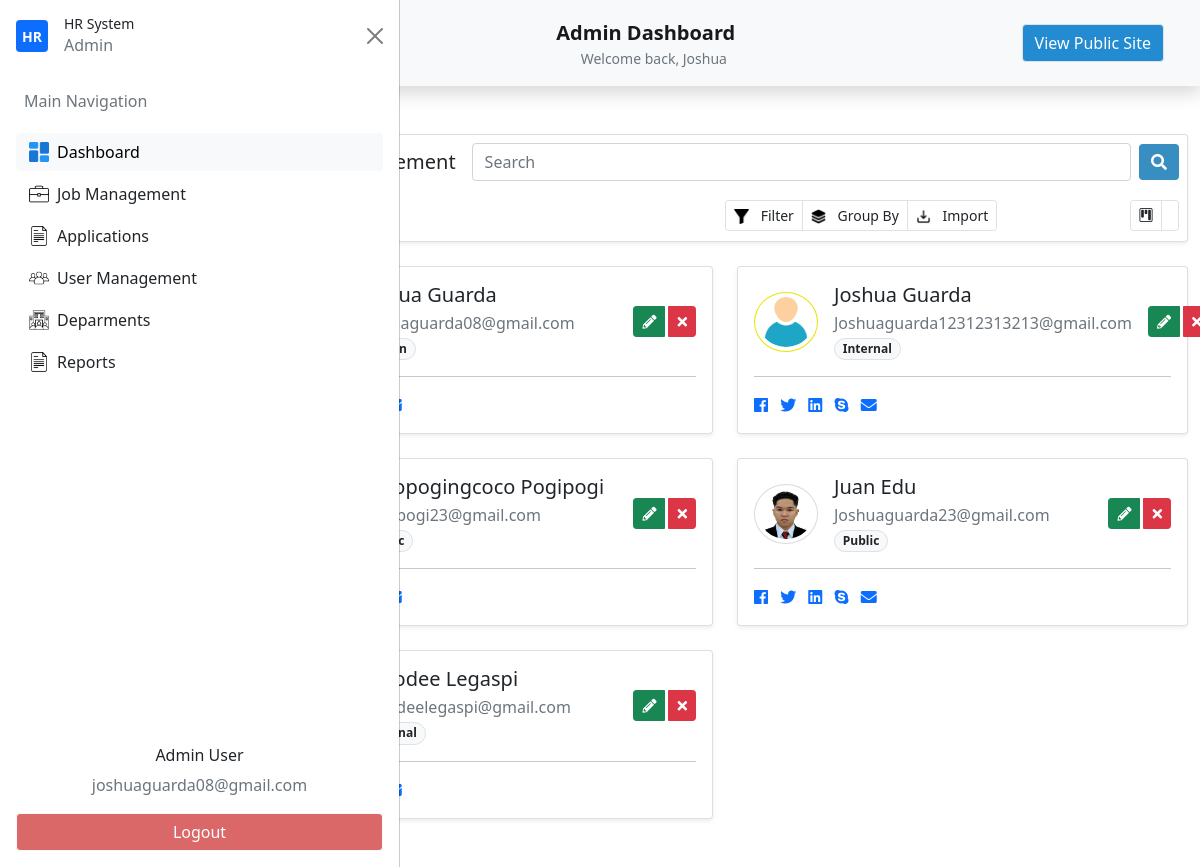
Screenshot of /admin-users-management/ (signed in) with the database file from the repository.
### my_app/models.py (models this page shows, shortened)
class Usertype(db.Model):
    id = db.Column(db.Integer(),primary_key=True)
    name=db.Column(db.String(length=30),unique=True,nullable=False)
    user_type=db.relationship('Users',backref='desig_user',lazy=True)
    def __str__(self):
        return self.name

class Users(db.Model,UserMixin):
    id = db.Column(db.Integer(),primary_key=True)
    firstname=db.Column(db.String(length=30),nullable=False)
    lastname=db.Column(db.String(length=30),nullable=False)
    email_address=db.Column(db.String(length=50),nullable=False,unique=True)
    password_hash=db.Column(db.String(length=30),nullable=False)
    address_1 = db.Column(db.String(length=100),nullable=True)
    address_2 = db.Column(db.String(length=100),nullable=True)
    zipcode = db.Column(db.Integer(),nullable=True)
    mobile_number = db.Column(db.String(length=11),nullable=True)
    phone_number = db.Column(db.String(length=8),nullable=True)
    profile_picture =db.Column(db.String(),nullable=True)
    department_id =db.Column(db.Integer(),db.ForeignKey('department.id'))
    department = db.relationship('Department')
    user_type_id = db.Column(db.Integer(),db.ForeignKey('usertype.id'))
    user_type = db.relationship('Usertype')
    brgy_id = db.Column(db.Integer(),db.ForeignKey('barangay.id'))
    barangay = db.relationship('Barangay')
    munci_id = db.Column(db.Integer(),db.ForeignKey('municipality.id'))
    municipality = db.relationship('Municipality')
    prov_id = db.Column(db.Integer(),db.ForeignKey('province.id'))
    province= db.relationship('Province')
    creation_date = db.Column(db.Date(),nullable=False)
    write_date =  db.Column(db.Date(),nullable=False)
    @property
    def password(self):
        raise AttributeError("Password is write-only.")

### my_app/routes.py (the view)
@app.route('/admin-users-management/')
@login_required
def admin_dashboard_manage_users():
    users=Users.query.all()
    return render_template("admin/admin_users_management.html",show_navbar=False, users=users)

### my_app/models.py (called while the page is built)
@login_manager.user_loader
def load_user(user_id):
    return Users.query.get(int(user_id))

### my_app/templates/admin/admin_users_management.html (shortened to what this page needs)
{% extends "admin/admin_dashboard.html"%}
{% block nav%}
<li class="nav-item">
    <button id="nav-btn" type="button" class="btn btn-light fw-normal border" onclick="location.href='{{ url_for('home_page') }}'">
    View Public Site
    </button>
</li>
{% endblock%}
{% block section %}
<section id="UsersManagement">
    <div class="container py-5">
        <div class="row mb-4">
            <div class="col-12">
                <div class="card shadow-sm">
                    <div class="card-body p-2">
                        <div class="d-flex align-items-center justify-content-between gap-3 flex-wrap">
                            <h5 class="mb-0">Users Management</h5>
                            <div class="d-flex align-items-center gap-2 flex-grow-1">
                                <input type="text" class="form-control" placeholder="Search" style="min-width: 0;">
                                <button class="btn btn-primary" type="button">
                                <i class="fas fa-search"></i>
                                </button>
                            </div>
                        </div>
                        <div class="d-flex justify-content-between align-items-center mt-3 flex-wrap">
                            <button type="button" class="btn btn-primary d-none d-md-block">Create New</button>
                            <div class="d-none d-md-flex justify-content-between w-50">
                                <div class="btn-group" role="group" aria-label="Basic outlined example">
                                    <button type="button" class="btn btn-sm btn-outline-secondary text-dark border">
                                        <img src="{{ url_for('static', filename='builtin/icons/filter.png') }}" width="15">
                                        <span class="ms-2">Filter</span>
                                    </button>
                                    <button type="button" class="btn btn-sm btn-outline-secondary text-dark border">
                                        <img src="{{ url_for('static', filename='builtin/icons/layer.png') }}" width="15">
                                        <span class="ms-2">Group By</span>
                                    </button>
                                    <button type="button" class="btn btn-sm btn-outline-secondary text-dark border">
                                        <img src="{{ url_for('static', filename='builtin/icons/import.png') }}" width="15">
                                        <span class="ms-2">Import</span>
                                    </button>
                                </div>
                                <div class="btn-group" role="group" aria-label="Basic outlined example">
                                    <button type="button" class="btn btn-sm btn-outline-secondary text-dark border">
                                        <i class="bi bi-kanban"></i>
                                    </button>
                                    <button type="button" class="btn btn-sm btn-outline-secondary text-dark border">
                                    </button>
                                </div>
                            </div>
                        </div>
                    </div>
                </div>
            </div>
        </div>
        <div class="row row-cols-1 row-cols-lg-2 g-4">
            {% for user in users %}
            <div class="col">
                <div class="card shadow-sm">
                    <div class="card-body">
                        <div class="d-flex align-items-center justify-content-between">
                            <div class="d-flex align-items-center">
                                <img src="
                                {{ url_for('static', filename='uploads/avatars/' ~ user.profile_picture)
                                if user.profile_picture
                                else
                                url_for('static', filename='builtin/icons/person.png') }}"
                                onerror="this.onerror=null; this.src='{{ url_for('static', filename='builtin/icons/person.png') }}';"
                                class="rounded-circle mr-4 p-1" style="border: 1px solid {{user.department.color if user.department.color else '#dcdbdb'}}; " width="64" height="60">
                                <div class="px-3">
                                    <h5 class="mb-1 ">{{user.firstname|capitalize}} {{user.lastname|capitalize}}</h5>
                                    <p class="text-muted mb-0">{{user.email_address|capitalize}}</p>
                                    <p class="text-muted mb-0"><span class="badge border rounded-pill bg-light text-dark">{{user.user_type|capitalize}}</span></p>
                                </div>
                            </div>
                            <div class="btn-group gap-1">
                                <a href="#" class="btn btn-success btn-sm" data-bs-toggle="tooltip" data-bs-placement="top" title="Edit">
                                    <i class="fas fa-pencil-alt"></i>
                                </a>
                                <a href="#" class="btn btn-danger btn-sm" data-bs-toggle="tooltip" data-bs-placement="top" title="Delete">
                                    <i class="fas fa-times"></i>
                                </a>
                            </div>
                        </div>
                        <hr>
                        <ul class="list-inline mb-0">
                            <li class="list-inline-item">
                                <a href="#" data-bs-toggle="tooltip" data-bs-placement="top" title="Facebook"><i class="fab fa-facebook"></i></a>
                            </li>
                            <li class="list-inline-item">
                                <a href="#" data-bs-toggle="tooltip" data-bs-placement="top" title="Twitter"><i class="fab fa-twitter"></i></a>
                            </li>
                            <li class="list-inline-item">
                                <a href="#" data-bs-toggle="tooltip" data-bs-placement="top" title="LinkedIn"><i class="fab fa-linkedin"></i></a>
                            </li>
                            <li class="list-inline-item">
                                <a href="#" data-bs-toggle="tooltip" data-bs-placement="top" title="Skype"><i class="fab fa-skype"></i></a>
                            </li>
                            <li class="list-inline-item">
                                <a href="#" data-bs-toggle="tooltip" data-bs-placement="top" title="Message"><i class="fas fa-envelope"></i></a>
                            </li>
                        </ul>
                    </div>
                </div>
            </div>
            {% endfor %}
        </div>
    </div>
</section>
{% endblock%}

### my_app/templates/admin/admin_dashboard.html (shortened to what this page needs)
{% extends "dashboard/base_dashboard.html"%}

### my_app/templates/dashboard/base_dashboard.html (shortened to what this page needs)
{% extends "base.html"%}
{% block content %}
    <nav class="navbar navbar-expand-lg navbar-light bg-light shadow p-4">
        <div class="container">
            {% if current_user.user_type.name=='admin' or current_user.user_type.name=='internal'%}
                <div class="d-flex w-100 justify-content-between align-items-center position-relative">
                    <button class="btn btn-light d-flex justify-content-center align-items-center p-2 dashboard_side_btn" type="button" data-bs-toggle="offcanvas" data-bs-target="#offcanvasScrolling" aria-controls="offcanvasScrolling">
                    </button>
                    <div class="position-absolute start-50 translate-middle-x text-center">
                        <a class="navbar-brand fw-bold mb-0" href="{{ url_for('admin_dashboard') }}">
                            <span>{{ current_user.user_type|capitalize }}</span> Dashboard
                        </a>
                        <div class="text-muted small">Welcome back, {{ current_user.firstname|capitalize }}</div>
                    </div>
                </div>
            {% endif %}
            <div class="collapse navbar-collapse text-end text-nowrap" id="navbarNavAltMarkup">
                <ul class="navbar-nav ms-auto gap-2 ">
                    {% block nav%}
                    {% endblock%}
                </ul>
            </div>
        </div>
    </nav>
    {% if current_user.user_type.name=='admin' or current_user.user_type.name=='internal'%}
    <div class="offcanvas offcanvas-start" data-bs-scroll="true" data-bs-backdrop="false" tabindex="-1" id="offcanvasScrolling" aria-labelledby="offcanvasScrollingLabel">
        <div class="offcanvas-header">
            <div class="d-flex align-items-center gap-2">
                <div class="d-flex align-items-center justify-content-center bg-primary rounded me-2" style="width: 2rem; height: 2rem;">
                    <span class="text-white fw-bold small">HR</span>
                </div>
                <div id="hr-details">
                    <h2 class="fw-semibold small mb-0">HR System</h2>
                    <p class="text-muted text-xs mb-0">{{ current_user.user_type|capitalize }}</p>
                </div>
            </div>
            <button type="button" class="btn-close text-reset" data-bs-dismiss="offcanvas" aria-label="Close"></button>
        </div>
        <div class="offcanvas-body ">
            <ul class="nav flex-column gap-1">
                <li class="nav-item">
                    <p class="text-muted text-start px-2">Main Navigation</p>
                </li>
                <li class="nav-item">
                    <button class="btn btn-light w-100 text-start d-flex align-items-center dashboard_side_btn" onclick="location.href='{{ url_for('admin_dashboard') }}'" >
                        <img src="{{ url_for('static', filename='builtin/icons/dashboard.png') }}" width="20" class="me-2">
                        Dashboard
                    </button>
                </li>
                <li class="nav-item">
                   <button class="btn  w-100 text-start d-flex align-items-center dashboard_side_btn">
                         <img src="{{ url_for('static', filename='builtin/icons/briefcase.png') }}" width="20" class="me-2">
                        Job Management
                    </button>
                </li>
                <li class="nav-item">
                    <button class="btn  w-100 text-start d-flex align-items-center dashboard_side_btn">
                         <img src="{{ url_for('static', filename='builtin/icons/file.png') }}" width="20" class="me-2">
                        Applications
                    </button>
                </li>
                <li class="nav-item">
                   <button class="btn  w-100 text-start d-flex align-items-center dashboard_side_btn" onclick="location.href='{{ url_for('admin_dashboard_manage_users') }}'">
                        <img src="{{ url_for('static', filename='builtin/icons/group.png') }}" width="20" class="me-2">
                        User Management
                    </button>
                </li>
                <li class="nav-item">
                   <button class="btn  w-100 text-start d-flex align-items-center dashboard_side_btn">
                         <img src="{{ url_for('static', filename='builtin/icons/corporation.png') }}" width="20" class="me-2">
                        Deparments
                    </button>
                </li>
                <li class="nav-item">
                   <button class="btn  w-100 text-start d-flex align-items-center dashboard_side_btn">
                         <img src="{{ url_for('static', filename='builtin/icons/file.png') }}" width="20" class="me-2">
                        Reports
                    </button>
                </li>
            </ul>
        </div>
        <div class="offcanvas-footer p-3">
            <div class="text-center">
                <h6>{{current_user.user_type|capitalize}} User</h6>
                <p class='text-muted'>{{current_user.email_address}}</p>
            </div>
            <button id="logout-btn" class="btn btn-light w-100" onclick="location.href='{{ url_for('logout_page') }}'">
                Logout
            </button>
        </div>
    </div>
    {% endif %}
    <section class="main-content">
    {% block section %}
    {% endblock%}
    </section>
{% endblock%}

### my_app/templates/base.html (shortened to what this page needs)
<!DOCTYPE html>
<html lang="en">
<head>
    <link href="https://cdn.jsdelivr.net/npm/bootstrap@5.0.2/dist/css/bootstrap.min.css" rel="stylesheet">
    <link href="https://use.fontawesome.com/releases/v5.6.3/css/all.css" rel="stylesheet">
    <link rel="stylesheet" href="https://cdn.jsdelivr.net/npm/bootstrap-icons@1.3.0/font/bootstrap-icons.css">
    <link href="https://cdn.jsdelivr.net/npm/remixicon@3.2.0/fonts/remixicon.css" rel="stylesheet">
    <link rel= "stylesheet" href= "{{ url_for('static',filename='style.css') }}">
</head>
<body>
    {% block content%}
    {% endblock%}
</body>
</html>

### my_app/static/style.css (style rules this page uses)
* { padding: 0; margin: 0; box-sizing: border-box; }
.btn-primary, .btn-primary:focus, .btn-primary:active, .btn-primary:focus:active, .btn-primary:focus-visible { background-color: #388ec0; border: none; outline: none; box-shadow: none; }
#nav-btn { color: #ffffff; background-color: #228bd1; white-space: nowrap; }
#logout-btn { color: #ffffff; background-color: #db6868; white-space: nowrap; }
body.sidebar-open .navbar { margin-left: 250px; transition: margin 0.3s ease; }
body.sidebar-open .main-content { margin-left: 250px; transition: margin 0.3s ease; }
.main-content,.navbar { transition: margin 0.3s ease; }

### rows the page displays
Usertype: user_type "Admin"
Users: firstname "Joshua", email_address "joshuaguarda08@gmail.com", lastname "Guarda", email_address "Joshuaguarda08@gmail.com"
Users: shows a picture, firstname "Joshua", lastname "Guarda", email_address "Joshuaguarda12312313213@gmail.com", user_type "Internal"
Users: firstname "Cocopogingcoco", lastname "Pogipogi", email_address "Cocopogi23@gmail.com"
Users: profile_picture (picture), firstname "Juan", lastname "Edu", email_address "Joshuaguarda23@gmail.com", user_type "Public"
Users: firstname "Melodee", lastname "Legaspi", email_address "Melodeelegaspi@gmail.com"
